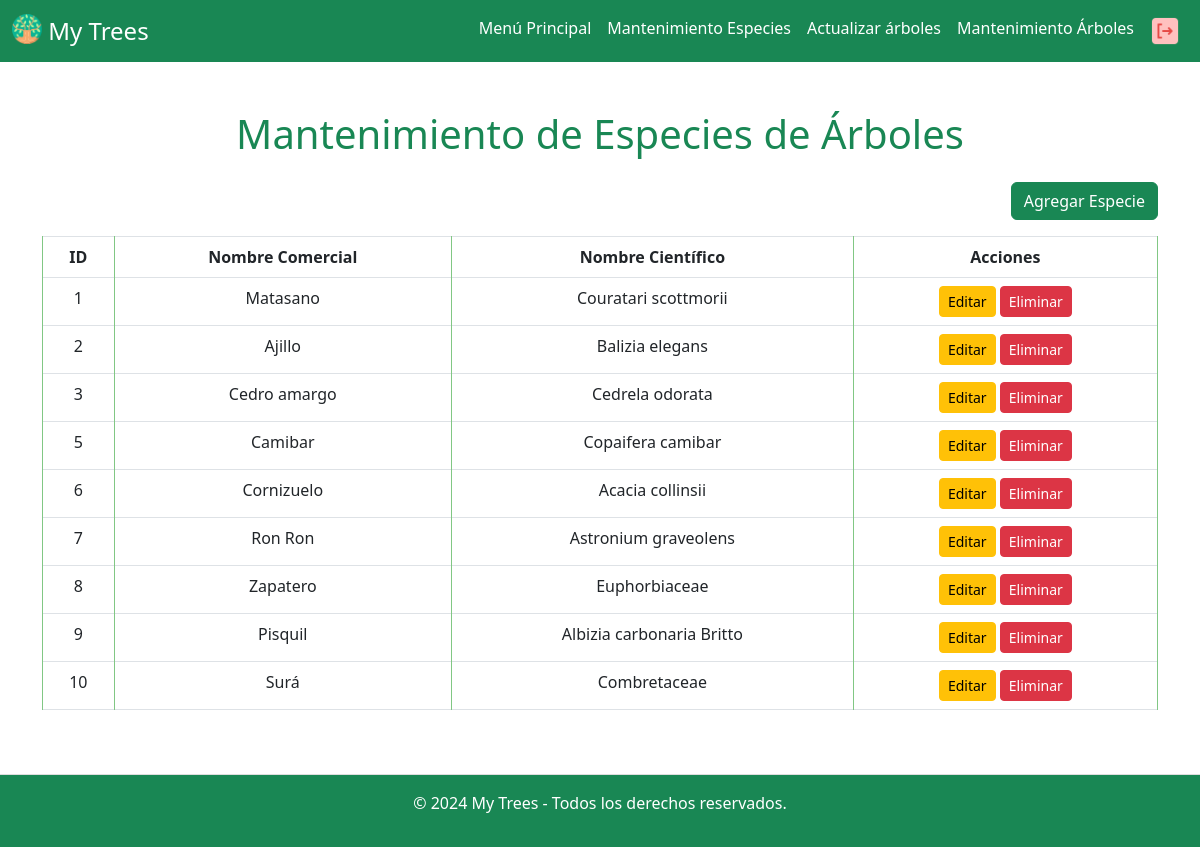
Page /pantallas/mantenimiento_especies.php?error=invalid_request (signed in) on the committed database.
### tables this page shows
CREATE TABLE `especies_arboles` (
  `ID_ESPECIE` int(11) NOT NULL,
  `NOMBRE_COMERCIAL` varchar(100) NOT NULL,
  `NOMBRE_CIENTIFICO` varchar(100) NOT NULL
);

### utils/functions.php (called while the page is built, shortened)
<?php
function getConnection(): bool|mysqli
{
    $connection = mysqli_connect('localhost', 'root', '', 'MyTrees');
    print_r(mysqli_connect_error());
    return $connection;
}
function cargarEspecies(): array
{
    $connection = getConnection();
    $especies = [];
    $query = "SELECT ID_ESPECIE, NOMBRE_COMERCIAL, NOMBRE_CIENTIFICO FROM ESPECIES_ARBOLES";
    try {
        $stmt = $connection->prepare($query);
        if (!$stmt) {
            throw new Exception("Error en la preparación de la consulta SQL: " . $connection->error);
        } else {
            if ($stmt->execute()) {
                $result = $stmt->get_result();
                while ($row = $result->fetch_assoc()) {
                    $especies[] = $row;
                }
                return $especies;
            } else {
                throw new Exception("Error al ejecutar la consulta: " . $stmt->error);
            }
        }
    } catch (Exception $e) {
        return [];
    } finally {
        if (isset($stmt)) {
            $stmt->close();
        }
        mysqli_close($connection);
    }
}

### pantallas/mantenimiento_especies.php (the view, shortened to what this page needs)
<?php
require '../utils/functions.php';
$especies = cargarEspecies();
?>
<!DOCTYPE html>
<html lang="es">
<head>
    <link rel="stylesheet" href="/stylesheets/stylesheet_especies.css">
    <link href="https://cdn.jsdelivr.net/npm/bootstrap@5.3.0/dist/css/bootstrap.min.css" rel="stylesheet">
</head>
<body class="d-flex flex-column min-vh-100">
    <div id="header-container"></div>
    <main class="flex-grow-1 container my-5">
        <h1 class="text-center text-success mb-4">Mantenimiento de Especies de Árboles</h1>
        <div class="d-flex justify-content-end mb-3">
            <button class="btn btn-success" data-bs-toggle="modal" data-bs-target="#addSpeciesModal">Agregar Especie</button>
        </div>
        <table class="table table-bordered text-center">
            <thead class="bg-success text-white">
                <tr>
                    <th>ID</th>
                    <th>Nombre Comercial</th>
                    <th>Nombre Científico</th>
                    <th>Acciones</th>
                </tr>
            </thead>
            <tbody>
                <?php if (!empty($especies)): ?>
                    <?php foreach ($especies as $especie): ?>
                        <tr>
                            <td><?php echo htmlspecialchars($especie['ID_ESPECIE']); ?></td>
                            <td><?php echo htmlspecialchars($especie['NOMBRE_COMERCIAL']); ?></td>
                            <td><?php echo htmlspecialchars($especie['NOMBRE_CIENTIFICO']); ?></td>
                            <td>
                                <form action="../actions/CRUD_especies.php" method="POST" class="d-inline">
                                    <button type="button" class="btn btn-sm btn-warning"
                                        data-bs-toggle="modal"
                                        data-bs-target="#updateSpeciesModal"
                                        onclick="valoresActualesEspecie('<?php echo $especie['ID_ESPECIE']; ?>', '<?php echo htmlspecialchars($especie['NOMBRE_COMERCIAL']); ?>', '<?php echo htmlspecialchars($especie['NOMBRE_CIENTIFICO']); ?>')">Editar</button>
                                </form>
                                <form action="../actions/CRUD_especies.php" method="POST" class="d-inline" id="deleteForm<?php echo $especie['ID_ESPECIE']; ?>">
                                    <button type="button" class="btn btn-sm btn-danger"
                                        onclick="Eliminar('<?php echo $especie['ID_ESPECIE']; ?>', '<?php echo htmlspecialchars($especie['NOMBRE_COMERCIAL']); ?>')">Eliminar</button>
                                </form>
                            </td>
                        </tr>
                    <?php endforeach; ?>
                <?php else: ?>
                    <tr>
                        <td colspan="4">No hay especies registradas.</td>
                    </tr>
                <?php endif; ?>
            </tbody>
        </table>
    </main>
    <div id="footer-container"></div>
</body>
</html>

### stylesheets/stylesheet_especies.css (style rules this page uses)
body { background-color: #f3fdf3; }
.table { background-color: #e8f5e9; }
.table th, .table td { border-color: #81c784; }
.btn-success { background-color: #388e3c; border-color: #388e3c; }

### rows in the picture
especies_arboles: ID_ESPECIE "1", NOMBRE_COMERCIAL "Matasano", NOMBRE_CIENTIFICO "Couratari scottmorii"
especies_arboles: ID_ESPECIE "2", NOMBRE_COMERCIAL "Ajillo", NOMBRE_CIENTIFICO "Balizia elegans"
especies_arboles: ID_ESPECIE "3", NOMBRE_COMERCIAL "Cedro amargo", NOMBRE_CIENTIFICO "Cedrela odorata"
especies_arboles: ID_ESPECIE "5", NOMBRE_COMERCIAL "Camibar", NOMBRE_CIENTIFICO "Copaifera camibar"
especies_arboles: ID_ESPECIE "6", NOMBRE_COMERCIAL "Cornizuelo", NOMBRE_CIENTIFICO "Acacia collinsii"
especies_arboles: ID_ESPECIE "7", NOMBRE_COMERCIAL "Ron Ron", NOMBRE_CIENTIFICO "Astronium graveolens"
especies_arboles: ID_ESPECIE "8", NOMBRE_COMERCIAL "Zapatero", NOMBRE_CIENTIFICO "Euphorbiaceae"
especies_arboles: ID_ESPECIE "9", NOMBRE_COMERCIAL "Pisquil", NOMBRE_CIENTIFICO "Albizia carbonaria Britto"
especies_arboles: ID_ESPECIE "10", NOMBRE_COMERCIAL "Surá", NOMBRE_CIENTIFICO "Combretaceae"
